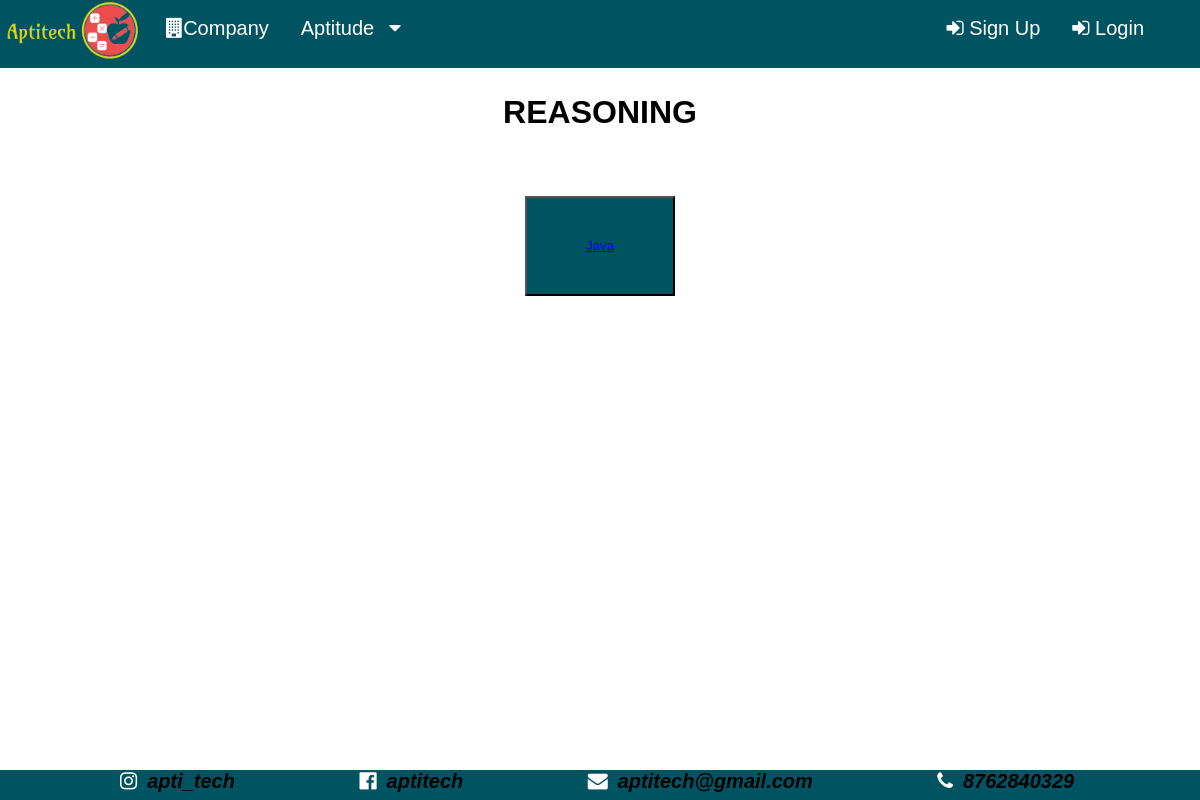
The app's page /WebPage/reasoning.php, older data.
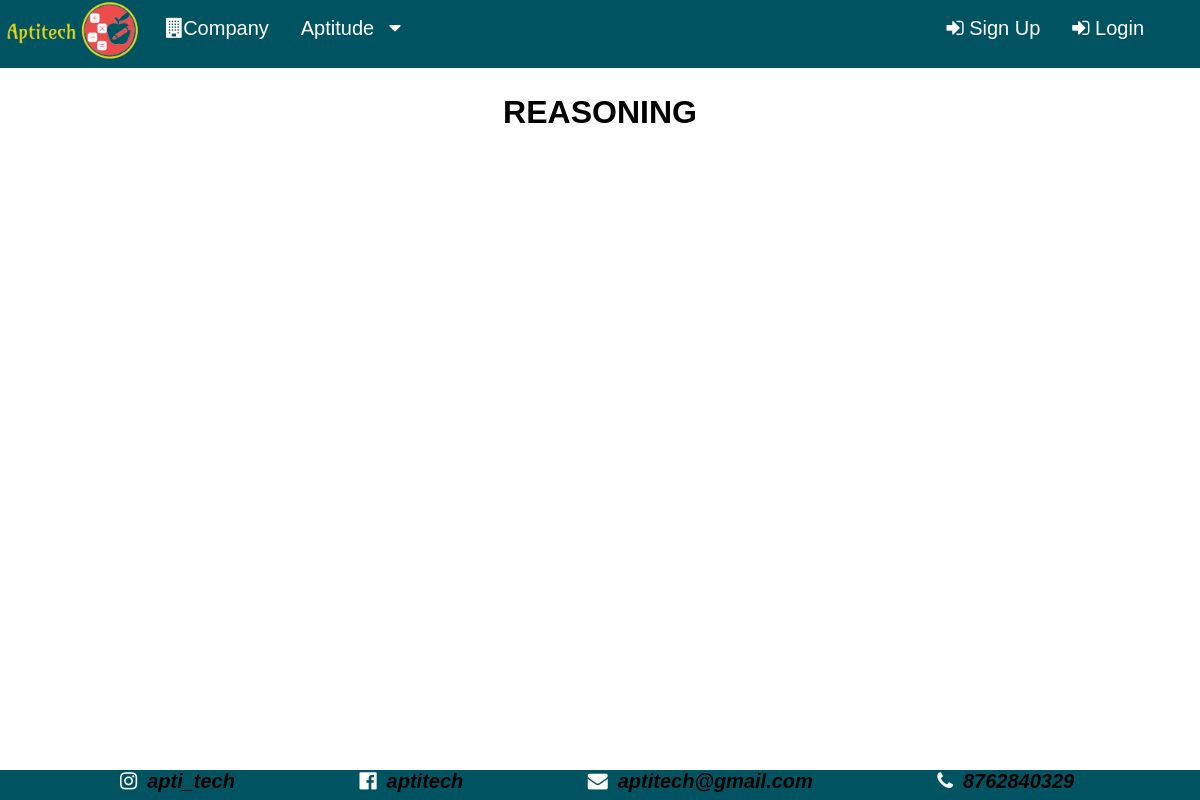
The same page, newer data.
### tables this page shows
CREATE TABLE IF NOT EXISTS `topic` (
  `topic_id` int(200) NOT NULL AUTO_INCREMENT,
  `cat_id` int(200) NOT NULL,
  `topic_name` varchar(50) NOT NULL,
  `max_time` int(100) NOT NULL,
  `intro_name` varchar(200) NOT NULL,
  `intro_type` varchar(200) NOT NULL,
  `introduction` mediumblob NOT NULL,
  `no_of_questions` int(200) NOT NULL,
  PRIMARY KEY (`topic_id`),
  KEY `cat_id` (`cat_id`)
);

### WebPage/reasoning.php (the view, shortened to what this page needs)
<?php
include 'front.php';
?>
<!DOCTYPE html>
<html>
<head>
</head>
<body>
	<div  style="padding-left:20px; padding-right: 20px; padding-top: 5px;">
      <h1 align="center" style="color: black; text-decoration: underline; text-decoration: none;">REASONING</h1>
      <center>
      <table><tr>
      <?php
$conn = mysqli_connect("localhost", "root", "", "aptitech");
$query = "SELECT * FROM topic where cat_id = 2";
$result = mysqli_query($conn, $query);
while ($row = mysqli_fetch_array($result, MYSQLI_ASSOC)) {
    echo "   <td style='color:white;text-decoration:none;'>
         <button  style='padding: 20px;background-color:#005461;color:white; width: 150px;white-space: normal; height:100px;'><a href='../Content/" . $row['cat_id'] . "-" . $row['topic_id'] . ".pdf' target='_blank' rel='noopener noreferrer'>" . $row['topic_name'] . "</a></button>
        </td>";
}
?>
    </tr><br></table></center>
</body>
</html>

Row changes from the older to the newer data that the page shows:
removed topic: topic_name "Java"
